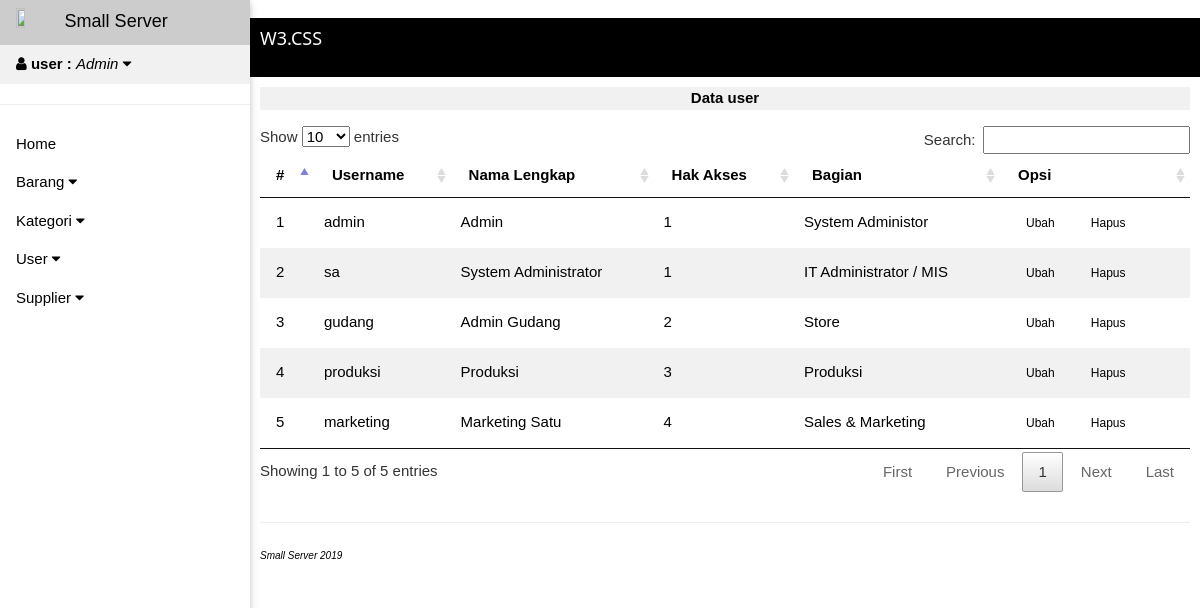
Screenshot of /v2/index.php?p=tuser&view (signed in) with the database file from the repository.
### tables this page shows
CREATE TABLE `user` (
  `id_user` int(3) NOT NULL,
  `username` varchar(15) NOT NULL,
  `password` varchar(15) NOT NULL,
  `nama` varchar(30) NOT NULL,
  `level` int(5) NOT NULL,
  `bagian` varchar(50) NOT NULL
);

### v2/mod/user/table.php (the view)
<?php
if ($_GET['p']=='tuser'){
    if (isset($_GET['view'])){
        ?>
        <div class="w3-center w3-margin-bottom w3-light-grey"><strong>Data user</strong></div>
        <table id="example" class="w3-table w3-hoverable w3-striped" style="width:100%">
        <thead>
            <tr>
                <th >#</th>
                <th>Username</th>
                <th>Nama Lengkap</th>
                <th>Hak Akses</th>
                <th>Bagian</th>
                <th>Opsi</th>
            </tr>
        </thead>
        <tbody>
            <?php
            $query = mysqli_query($koneksi, "SELECT * FROM user order by level")or die(mysql_error());
            $nomor = 1;
            while($data = mysqli_fetch_array($query)){
                ?>
            <tr>
                <td ><?php echo $nomor++; ?></td>
                <td><?php echo $data['username']; ?></td>
                <td><?php echo $data['nama']; ?></td>
                <td><?php echo $data['level']; ?></td>
                <td><?php echo $data['bagian']; ?></td>
                <td>
                    <a href="?p=fuser&edit&id=<?php echo $data['id_user']; ?>" class="w3-button w3-small"> Ubah</a> <a href="mod/user/process.php?act=delete&id=<?php echo $data['id_user']; ?>" onclick="return confirm ('Hapus Data User <?php echo $data['username']; ?> ?')" class="w3-button w3-small">Hapus</a>
               </td>
            </tr>
            <?php } ?>
        </tbody>
        </table>
<?php
    }
}
?>

### v2/part/sidebar.php (shortened to what this page needs)
<?php
$query = mysqli_query($koneksi, "SELECT * FROM user where username='$_SESSION[username]' ") or die ('Error '.mysqli_error($koneksi));
$data = mysqli_fetch_array($query);
?>
<nav class="w3-sidebar w3-bar-block w3-collapse w3-animate-left w3-card" style="z-index:3;width:250px;" id="mySidebar">
  <a class="w3-bar-item w3-button w3-border-bottom w3-large" href="index.php  "><img src="http://smallserver.online/v1/images/logo.png" style="width:20%; height: 20%;"> Small Server</a>
  <div>
    <a class="w3-bar-item w3-button w3-light-grey" w3-light onclick="myAccordion('account')" href="javascript:void(0)"><i class="fa fa-user"></i> <b>user :</b> <i><?php echo $data['nama'];?></i> <i class="fa fa-caret-down"></i></a>
  </div>
  <hr>
  <a class="w3-bar-item w3-button " href="index.php">Home</a>
  <?php
  if ($_SESSION['level']=='1'){
    ?>
    <div>
    <a class="w3-bar-item w3-button " onclick="myAccordion('barang')" href="javascript:void(0)">Barang <i class="fa fa-caret-down"></i></a>
    </div>
    <div>
    <a class="w3-bar-item w3-button" onclick="myAccordion('cat')" href="javascript:void(0)">Kategori <i class="fa fa-caret-down"></i></a>
    </div>
    <div>
    <a class="w3-bar-item w3-button" onclick="myAccordion('user')" href="javascript:void(0)">User <i class="fa fa-caret-down"></i></a>
    <a class="w3-bar-item w3-button" onclick="myAccordion('supplier')" href="javascript:void(0)">Supplier <i class="fa fa-caret-down"></i></a>
    </div>
    <?php
  }
  ?>
  </nav>

### v2/css/w3.css (style rules this page uses)
*,*:before,*:after { box-sizing:inherit }
html { -ms-text-size-adjust:100%;-webkit-text-size-adjust:100% }
body { margin:0 }
article,aside,details,figcaption,figure,footer,header,main,menu,nav,section { display:block }
a { background-color:transparent }
b,strong { font-weight:bolder }
img { border-style:none }
hr { box-sizing:content-box;height:0;overflow:visible }
html,body { font-family:Verdana,sans-serif;font-size:15px;line-height:1.5 }
html { overflow-x:hidden }
hr { border:0;border-top:1px solid #eee;margin:20px 0 }
img { vertical-align:middle }
a { color:inherit }
.w3-table,.w3-table-all { border-collapse:collapse;border-spacing:0;width:100%;display:table }
.w3-striped tbody tr:nth-child(even) { background-color:#f1f1f1 }
.w3-table td,.w3-table th,.w3-table-all td,.w3-table-all th { padding:8px 8px;display:table-cell;text-align:left;vertical-align:top }
.w3-table th:first-child,.w3-table td:first-child,.w3-table-all th:first-child,.w3-table-all td:first-child { padding-left:16px }
.w3-btn,.w3-button { border:none;display:inline-block;padding:8px 16px;vertical-align:middle;overflow:hidden;text-decoration:none;color:inherit;background-color:inherit;text-align:center;cursor:pointer;white-space:nowrap }
.w3-btn,.w3-button { -webkit-touch-callout:none;-webkit-user-select:none;-khtml-user-select:none;-moz-user-select:none;-ms-user-select:none;user-select:none }
.w3-sidebar { height:100%;width:200px;background-color:#fff;position:fixed!important;z-index:1;overflow:auto }
.w3-bar-block .w3-bar-item { width:100%;display:block;padding:8px 16px;text-align:left;border:none;white-space:normal;float:none;outline:0 }
@media (min-width:993px) { .w3-sidebar.w3-collapse { display:block!important } }
.w3-card,.w3-card-2 { box-shadow:0 2px 5px 0 rgba(0,0,0,0.16),0 2px 10px 0 rgba(0,0,0,0.12) }
.w3-animate-left { position:relative;animation:animateleft 0.4s }
.w3-small { font-size:12px!important }
.w3-large { font-size:18px!important }
.w3-center { text-align:center!important }
.w3-border-bottom { border-bottom:1px solid #ccc!important }
.w3-margin-bottom { margin-bottom:16px!important }
.w3-light-grey,.w3-hover-light-grey:hover,.w3-light-gray,.w3-hover-light-gray:hover { color:#000!important;background-color:#f1f1f1!important }

### rows the page displays
user: nama "Admin", username "admin", level "1", bagian "System Administor"
user: username "sa", nama "System Administrator", level "1", bagian "IT Administrator / MIS"
user: username "gudang", nama "Admin Gudang", level "2", bagian "Store"
user: username "produksi", nama "Produksi", level "3", bagian "Produksi"
user: username "marketing", nama "Marketing Satu", level "4", bagian "Sales & Marketing"
